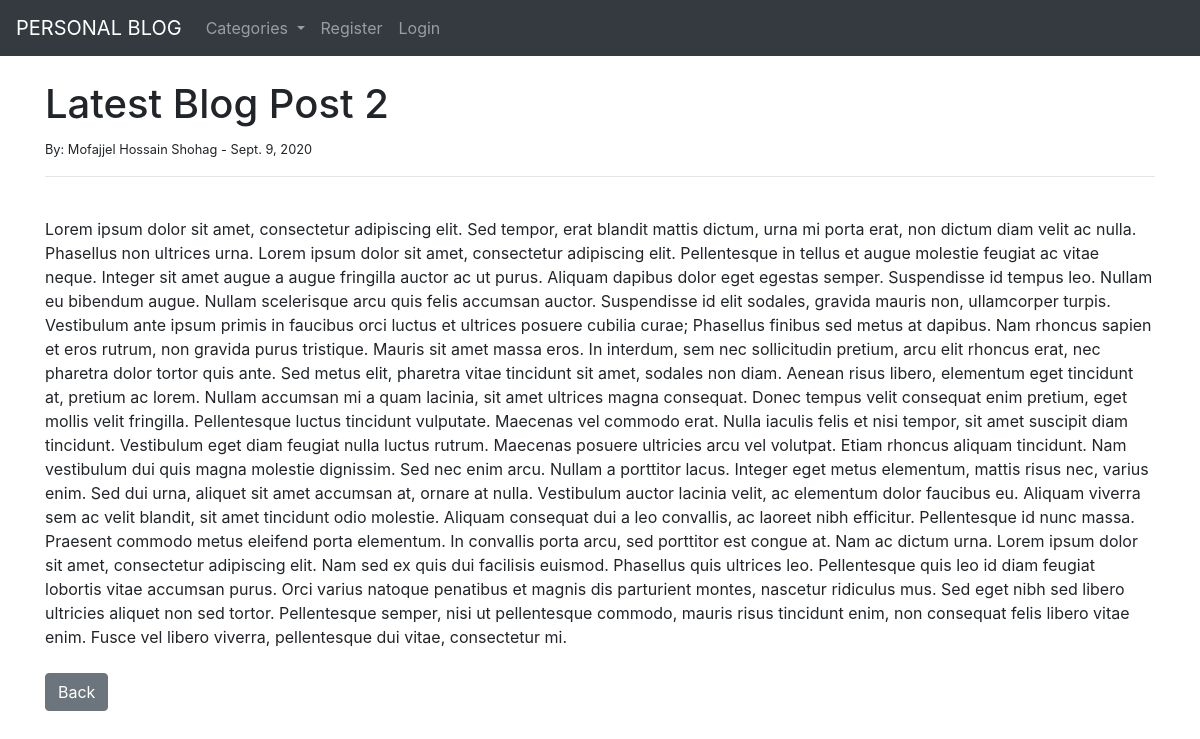
/article/14, run on the app's committed database.
### myblog/models.py (models this page shows, shortened)
class Post(models.Model):
	title = models.CharField(max_length=255)
	title_tag = models.CharField(max_length=255)
	author = models.ForeignKey(User, on_delete=models.CASCADE)
	body = models.TextField()
	post_date = models.DateField(auto_now_add=True)
	category = models.CharField(max_length=255, default = 'coding')

### myblog/views.py (the view)
# urls.py: path('article/<int:pk>', ArticleDetailView.as_view(), name="article_details"),
class ArticleDetailView(DetailView):
	model = Post
	template_name = 'myblog/article_details.html'
	def get_context_data(self, *args, **kwargs):
		cat_menu = Category.objects.all()
		context = super(ArticleDetailView, self).get_context_data(*args, **kwargs)
		context["cat_menu"] = cat_menu
		return context

### myblog/models.py (called while the page is built)
	def __str__(self):
		return self.name

### myblog/templates/myblog/article_details.html (shortened to what this page needs)
{% extends 'myblog/base.html' %}
{% block content %}
	<h1>{{ post.title }}</h1>
	<small>By: {{ post.author.first_name }} {{ post.author.last_name }} - {{ post.post_date }} </small>
	<hr>
	<br>
	{{ post.body|safe }}
	<br>
	<br>
	<a href="{% url 'index' %}"  class="btn btn-secondary">Back</a>
{% endblock %}

### data on the page
Post: title "Latest Blog Post 2", author.first_name "Mofajjel Hossain", author.last_name "Shohag", post_date "Sept. 9, 2020", body "Lorem ipsum dolor sit amet, consectetur adipiscing elit. Sed tempor, erat blandit mattis dictum, urna mi porta erat, non dictum diam velit ac nulla. Phasellus non ultrices urna. Lorem ipsum dolor sit amet, consectetur adipiscing elit. Pellentesque in tellus et augue molestie feugiat ac vitae neque. Integer sit amet augue a augue fringilla auctor ac ut purus. Aliquam dapibus dolor eget egestas semper. Suspendisse id tempus leo. Nullam eu bibendum augue. Nullam scelerisque arcu quis felis accumsan auctor. Suspendisse id elit sodales, gravida mauris non, ullamcorper turpis. Vestibulum ante ipsum primis in faucibus orci luctus et ultrices posuere cubilia curae; Phasellus finibus sed metus at…"
